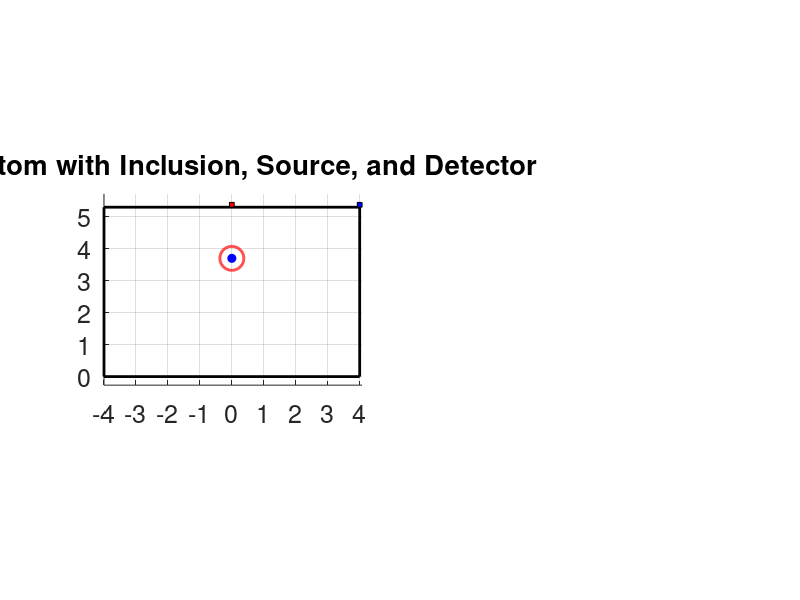

Write the MATLAB code that produced this figure. (Note: this script raises an error after producing the figure.)
function [] = Photon_73_1 ()
% Repository group: 09_concentration_recovery
% Version role: analysis or follow-up variant
%
% Research note: This file is retained as a documented historical version.
% Review configuration, external data dependencies, and output paths before use.
% Impact of Tumor/Signal on DPF/PPF Series Simulations
% This Version: TiO2 experimental phantom (India ink tumor inclusion in gelatin)
% Configuration:
%   Background: SAP hydrogel + TiO2 scattering matrix
%   Inclusion: Localized absorbing tumor (India ink embedded in gelatin)
% Purpose:
%   Validation of DPF-based absorption estimation under experimentally realistic conditions.
%
%   Based on Version 68, adapted for the TiO2 experimental dataset.
%
%   New tumor depth = 1.60 cm / sds = 4 cm (previously 1.2 cm / sds = 3 cm).
% analysis data


SDS = 4; depth = 1.6;     % depth from top surface to circle center
% ================= Plot =================
clc
close all
set(0,'DefaultFigureWindowStyle','docked')

W = 8;           % rectangle width
H = 5.3;         % rectangle height
d_circle = 0.75; % circle diameter
r_circle = d_circle / 2;
x_rect = 0;
y_rect = 0;
xc = W/2;               % centered horizontally
yc = H - depth;         % circle center

figure(1), subplot(1,2,1)
hold on;
% Rectangle (phantom)
rectangle('Position', [x_rect, y_rect, W, H], ...
          'EdgeColor', 'k', 'LineWidth', 2);
% Circle (inclusion)
theta = linspace(0, 2*pi, 300);
x_circle = xc + r_circle*cos(theta);
y_circle = yc + r_circle*sin(theta);
plot(x_circle, y_circle, 'r', 'LineWidth', 2);
% Center point
plot(xc, yc, 'bo', 'MarkerFaceColor', 'b');
% ================= Source =================
xs = xc;     % directly above inclusion
ys = H;      % top surface
% draw small rectangle for source
src_size = 0.15;
rectangle('Position', [xs - src_size/2, ys, src_size, src_size], ...
          'FaceColor', 'r', 'EdgeColor', 'k');
% ================= Detector =================
xd = xs + SDS;     % to the right
yd = H;
% draw small rectangle for detector
det_size = 0.15;
rectangle('Position', [xd - det_size/2, yd, det_size, det_size], ...
          'FaceColor', 'b', 'EdgeColor', 'k');
% ================= Optional: line showing distance =================
plot([xs xd], [ys yd], '--k');
% ================= Final settings =================
title('Phantom with Inclusion, Source, and Detector');
xlim([0, max(W, xd) + 0.5]);
ylim([0, H + 1]);
axis equal tight
grid on, hold off
xlabel(''), xticks(0:10), set(gca,'xticklabel',-4:5)
ylabel(''), yticks(0:10)
set(gca,'fontsize',18)
clearvars -except SDS depth
% ============= End Plot =================

L = 100;
set_of_concentration = [nan, 0.00:0.01:0.5]; % set of concentrations
set_of_mua = nan(size(set_of_concentration)); % set of mu_a's
set_of_ODs = nan(length(set_of_concentration),L,2);
set_of_ODs_d = nan(length(set_of_concentration),L);
set_of_ODs_d_mua = nan(length(set_of_concentration),L);
clearvars L
for i_concentration = 1:length(set_of_concentration)
    the_concentration = set_of_concentration(i_concentration);
    the_color = [(i_concentration-1)./(length(set_of_concentration)-1) 0 1-(i_concentration-1)./(length(set_of_concentration)-1)];
    if isnan(the_concentration)
        set_of_mua(i_concentration) = nan;
    else
        set_of_mua(i_concentration) = max(0.0275,-0.55+67.15.*the_concentration);
    end
    the_filename = ['/home/kaiser/BackUp/Dropbox/research/2.NIRs Project/code/DB/Photon_73_concentration_',num2str(the_concentration),'.mat' ];
    [y_bind,x_bind] = get_OD (the_filename,0.17);
    G = -log(y_bind(1));
    set_of_ODs(i_concentration,1:length(x_bind),1) = x_bind;
    set_of_ODs(i_concentration,1:length(y_bind),2) = y_bind;
    set_of_ODs_d(i_concentration,1:length(y_bind)) = (-log(y_bind)-G)./x_bind;
    set_of_ODs_d_mua(i_concentration,1:length(y_bind)) = (-log(y_bind)-G)./x_bind./set_of_mua(i_concentration);

    figure(1), subplot(1,2,2), plot(x_bind,-log(y_bind),'LineStyle','-','LineWidth',2,'Color',the_color,'DisplayName',num2str(the_concentration)), hold on
    xlabel('d (cm)'), ylabel('OD (a.u.)'), set(gca,'fontsize',16)
    title('Effect of Inclusion Concentration on Optical Density'), grid off, axis tight square
    clearvars the_concentration the_color the_filename y_bind x_bind G
end
clearvars i_concentration

dims = axis;
set_of_ODs_at_SDS = nan(length(set_of_concentration),1);
for i_concentration = 1:length(set_of_concentration)
    [~,idx] = min(abs(set_of_ODs(i_concentration,:,1)-SDS));
    figure(1), subplot(1,2,2), plot([set_of_ODs(i_concentration,idx,1) set_of_ODs(i_concentration,idx,1)],[dims(3) dims(4)],'LineStyle','-.','LineWidth',2,'Color','k','HandleVisibility','off'),
    set_of_ODs_at_SDS(i_concentration) = set_of_ODs(i_concentration,idx,2);
    clearvars idx
end
figure(2), plot(set_of_concentration,-log(set_of_ODs_at_SDS),'LineStyle','-','LineWidth',2,'Color','k'),
xlabel('concentration (%v/v)'), ylabel('OD (a.u.)'), set(gca,'fontsize',16)
title(['Effect of Inclusion Concentration on Optical Density at SDS = ',num2str(SDS),' cm']), grid on
clearvars dims set_of_ODs_at_3cm i_concentration



set_of_params = nan(length(set_of_concentration),5);
for i_concentration = 2:length(set_of_concentration)
    X = squeeze(set_of_ODs(i_concentration,:,1)).';
    Y = squeeze(set_of_ODs_d_mua(i_concentration,:)).';
    idx = ~isnan(X)&~isnan(Y); X = X(idx); Y = Y(idx); clearvars idx
    the_color = [(i_concentration-1)./(length(set_of_concentration)-1) 0 1-(i_concentration-1)./(length(set_of_concentration)-1)];
    figure(3), subplot(1,2,1), plot(X,Y,'LineStyle','-','LineWidth',2,'Color',the_color,'DisplayName',num2str(set_of_concentration(i_concentration))), hold on
    invX = 1 ./ X;                                     % predictor 1
    logX_over_X = log(X) ./ X;                         % predictor 2
    T = table(Y, invX, logX_over_X, 'VariableNames', {'Y','invX','logX_over_X'});
    mdl = fitlm(T, 'Y ~ 1 + invX + logX_over_X');      % A, B, C
    clearvars T invX logX_over_X
    set_of_params(i_concentration,1) = mdl.Coefficients.Estimate(1);
    set_of_params(i_concentration,2) = mdl.Coefficients.Estimate(2);
    set_of_params(i_concentration,3) = mdl.Coefficients.Estimate(3);
    set_of_params(i_concentration,4) = mdl.Coefficients.pValue(2);
    Yhat = set_of_params(i_concentration,1) + set_of_params(i_concentration,2)./X + set_of_params(i_concentration,3).*log(X)./X;
    figure(3), subplot(1,2,1), plot(X,Yhat,'LineStyle','-.','LineWidth',2,'Color',the_color,'HandleVisibility','off'), hold on
    set_of_params(i_concentration,5) = rsquared(Yhat,Y);
    clearvars Yhat Y X mdl the_color
end
xlabel('d (cm)'), ylabel('DPF (a.u.)'), set(gca,'fontsize',16)
title('Effect of Inclusion Concentration on DPF'), grid off, axis tight square
figure(3), subplot(2,2,2)
plot(set_of_concentration,set_of_params(:,4),'LineStyle','-','LineWidth',2,'Color','k','DisplayName','')
xlabel('d (cm)'), ylabel('p-value (a.u)'), set(gca,'fontsize',16)
title({'P-value of Inverse Distance Model'},{' '}), grid on, axis tight square
figure(3), subplot(2,2,4)
plot(set_of_concentration,set_of_params(:,5),'LineStyle','-','LineWidth',2,'Color','k','DisplayName','')
xlabel('d (cm)'), ylabel('r-squared (a.u)'), set(gca,'fontsize',16)
title('R-squared of Inverse Distance Model'), grid on, axis tight square
clearvars i_concentration

[params_A,err_A] = fitPlaneModel(log(set_of_mua(2:end)), log(set_of_params(2:end,1)));
A_est = exp(params_A(1)).*((set_of_mua).^params_A(2));
[params_B,err_B] = fitPlaneModel(log(set_of_mua(2:end)), log(set_of_params(2:end,2)));
B_est = exp(params_B(1)).*((set_of_mua).^params_B(2));
[params_C,err_C] = fitPlaneModel(log(set_of_mua(2:end)), log(set_of_params(2:end,3)));
C_est = exp(params_C(1)).*((set_of_mua).^params_C(2));

figure(4), subplot(1,3,1)
plot(set_of_mua,set_of_params(:,1),'b','LineWidth',2,'LineStyle','-', 'DisplayName','A'), hold on
plot(set_of_mua,A_est,             'b','LineWidth',2,'LineStyle','-.','DisplayName',['estim. A, r^2 ~ ',num2str(err_A)]), hold on
plot(set_of_mua,set_of_params(:,2),'r','LineWidth',2,'LineStyle','-', 'DisplayName','B'), hold on
plot(set_of_mua,B_est,             'r','LineWidth',2,'LineStyle','-.','DisplayName',['estim. B, r^2 ~ ',num2str(err_B)]), hold on
plot(set_of_mua,set_of_params(:,3),'g','LineWidth',2,'LineStyle','-', 'DisplayName','C'), hold on
plot(set_of_mua,C_est,             'g','LineWidth',2,'LineStyle','-.','DisplayName',['estim. C, r^2 ~ ',num2str(err_C)]), hold on
xlabel('\mu_a (cm^{-1})');
ylabel('Inverse-distance parameters'); set(gca,'YScale','log')
set(gca,'FontSize',16);
title('evolution of inv. dist. parameters');
grid on; axis square; legend('show','Location','northeast')
disp(num2str(['C_A = ',num2str(exp(params_A(1)),'%.2f'),', p_A = ',num2str(params_A(2),'%.2f'),', @ r2 =  ',num2str(err_A)])), clearvars err params
disp(num2str(['C_B = ',num2str(exp(params_B(1)),'%.2f'),', p_B = ',num2str(params_B(2),'%.2f'),', @ r2 =  ',num2str(err_B)])), clearvars err params
disp(num2str(['C_C = ',num2str(exp(params_C(1)),'%.2f'),', p_C = ',num2str(params_C(2),'%.2f'),', @ r2 =  ',num2str(err_C)])), clearvars err params
clearvars A_est B_est C_est
clearvars err_A err_B err_C

figure(4), subplot(1,3,2)
for i_concentration = 2:length(set_of_concentration)
    the_color = [(i_concentration-1)./(length(set_of_concentration)-1) 0 1-(i_concentration-1)./(length(set_of_concentration)-1)];
    d  = squeeze(set_of_ODs(i_concentration,:,1));
    OD = -log(squeeze(set_of_ODs(i_concentration,:,2)));
    G = OD(1);
    the_dpf = set_of_ODs_d_mua(i_concentration,:);
    plot(d,(OD-G)./the_dpf./d,'LineStyle','-','LineWidth',1,'Color',the_color,'DisplayName',num2str(set_of_concentration(i_concentration))), hold on
    plot(d,set_of_mua(i_concentration).*ones(size(d)),'LineStyle','-.','LineWidth',2,'Color',the_color,'HandleVisibility','off'), hold on
    xlabel('d (cm)'), ylabel('\mu_a (cm^{-1})'), set(gca,'fontsize',16)
    title('Estimation of \mu_a using true model (assisted)'), grid off, axis tight square
    clearvars the_color the_dpf d OD G
end
clearvars i_concentration

figure(4), subplot(1,3,3)
for i_concentration = 2:length(set_of_concentration)
    the_color = [(i_concentration-1)./(length(set_of_concentration)-1) 0 1-(i_concentration-1)./(length(set_of_concentration)-1)];
    d  = squeeze(set_of_ODs(i_concentration,:,1));
    OD = -log(squeeze(set_of_ODs(i_concentration,:,2)));
    G = OD(1);
    A_est = exp(params_A(1)).*(set_of_mua(i_concentration)).^params_A(2);
    B_est = exp(params_B(1)).*(set_of_mua(i_concentration)).^params_B(2);
    C_est = exp(params_C(1)).*(set_of_mua(i_concentration)).^params_C(2);
    the_dpf = A_est + B_est./d + C_est.*log(d)./d;
    plot(d,(OD-G)./the_dpf./d,'LineStyle','-','LineWidth',2,'Color',the_color,'DisplayName',num2str(set_of_concentration(i_concentration))), hold on
    plot(d,set_of_mua(i_concentration).*ones(size(d)),'LineStyle','-.','LineWidth',1,'Color',the_color,'HandleVisibility','off'), hold on
    xlabel('d (cm)'), ylabel('\mu_a (cm^{-1})'), set(gca,'fontsize',16)
    title('Estimation of \mu_a using inv. dist. (assisted)'), grid off, axis tight square
    clearvars the_color A_est B_est C_est d OD G
end
clearvars i_concentration

% Estimate mu_a when the true absorption coefficient is unknown
set_of_estimated_c_using_true_non_assisted = nan(length(set_of_concentration),1);
set_of_estimated_c_using_invd_non_assisted = nan(length(set_of_concentration),1);
set_of_estimated_mu_using_true_non_assisted = nan(length(set_of_concentration),1);
set_of_estimated_mu_using_invd_non_assisted = nan(length(set_of_concentration),1);
for i_c = 1:length(set_of_concentration)
    [~,idx_dist] = min(abs(squeeze(set_of_ODs(i_c,:,1))-SDS)); % disp(['SDS = ',num2str(SDS),' ~ ',num2str(squeeze(set_of_ODs(i_c,idx_dist,1))),' = SDS'])
    OD = -log(squeeze(set_of_ODs(:,:,2)));
    G = OD(:,1);
    OD = OD - G;
    true_mu_estim_mu = abs( (OD(i_c,idx_dist)./set_of_ODs_d_mua(:,idx_dist)./squeeze(set_of_ODs(:,idx_dist,1))) - set_of_mua.' );
    % true_mu_estim_mu = abs( (OD(i_c,idx_dist)./set_of_ODs_d_mua(:,idx_dist)./squeeze(set_of_ODs(:,idx_dist,1)))./set_of_mua.' - 1 );
    [~,idx] = min(true_mu_estim_mu);
    set_of_estimated_mu_using_true_non_assisted(i_c) = set_of_mua(idx);
    set_of_estimated_c_using_true_non_assisted(i_c) = set_of_concentration(idx);
    clearvars true_mu_estim_mu idx
    A_est = exp(params_A(1)).*(set_of_mua.').^params_A(2);
    B_est = exp(params_B(1)).*(set_of_mua.').^params_B(2);
    C_est = exp(params_C(1)).*(set_of_mua.').^params_C(2);
    the_dpf = A_est + B_est./squeeze(set_of_ODs(:,idx_dist,1)) + C_est.*log(squeeze(set_of_ODs(:,idx_dist,1)))./squeeze(set_of_ODs(:,idx_dist,1));
    true_mu_estim_mu = abs( (OD(i_c,idx_dist)./the_dpf./squeeze(set_of_ODs(:,idx_dist,1))) - set_of_mua.' );
    % plot(true_mu_estim_mu), hold on
    % true_mu_estim_mu = abs( (OD(i_c,idx_dist)./the_dpf./squeeze(set_of_ODs(:,idx_dist,1)))./set_of_mua.' - 1 );
    % plot(true_mu_estim_mu), hold off
    [~,idx] = min(true_mu_estim_mu);
    set_of_estimated_mu_using_invd_non_assisted(i_c) = set_of_mua(idx);
    set_of_estimated_c_using_invd_non_assisted(i_c) = set_of_concentration(idx);
    clearvars true_mu_estim_mu idx
    clearvars idx_dist OD G the_dpf A_est B_est C_est
end
clearvars i_c

figure(5), subplot(1, 2, 1)
plot(set_of_mua,set_of_estimated_mu_using_true_non_assisted,'LineStyle','none','Marker','o','MarkerEdgeColor','k','MarkerFaceColor','r','MarkerSize',16,'DisplayName','data','Color','r'), hold on
plot([0 34],[0 34],'k--','DisplayName','1-to-1'), hold off
xlabel('true \mu_a (cm^{-1})'), ylabel('estimated \mu_a (cm^{-1})'), set(gca,'fontsize',16), hold off
title('true vs. estimated \mu_a non-assist. true DPF'), grid on, axis square
axis([0 34 0 34])
legend('show','Location','best')
figure(5), subplot(1, 2, 2)
plot(set_of_mua,set_of_estimated_mu_using_invd_non_assisted,'LineStyle','none','Marker','o','MarkerEdgeColor','k','MarkerFaceColor','r','MarkerSize',16,'DisplayName','data','Color','r'), hold on
plot([0 34],[0 34],'k--','DisplayName','1-to-1'), hold off
xlabel('true \mu_a (cm^{-1})'), ylabel('estimated \mu_a (cm^{-1})'), set(gca,'fontsize',16), hold off
title('true vs. estimated \mu_a non-assist. inv. dist. DPF'), grid on, axis square
axis([0 34 0 34])
legend('show','Location','best')

figure(6), subplot(1, 2, 1)
plot(set_of_concentration,set_of_estimated_c_using_true_non_assisted,'LineStyle','none','Marker','o','MarkerEdgeColor','k','MarkerFaceColor','r','MarkerSize',16,'DisplayName','data','Color','r'), hold on
plot([0 0.5],[0 0.5],'k--','DisplayName','1-to-1'), hold off
xlabel('true concentration (% v/v)'), ylabel('estimated concentration (% v/v)'), set(gca,'fontsize',16), hold off
title('true vs. estimated concentration non-assist. true DPF'), grid on, axis square
axis([0 0.5 0 0.5])
legend('show','Location','best')
figure(6), subplot(1, 2, 2)
plot(set_of_concentration,set_of_estimated_c_using_invd_non_assisted,'LineStyle','none','Marker','o','MarkerEdgeColor','k','MarkerFaceColor','r','MarkerSize',16,'DisplayName','data','Color','r'), hold on
plot([0 0.5],[0 0.5],'k--','DisplayName','1-to-1'), hold off
xlabel('true concentration (% v/v)'), ylabel('estimated concentration (% v/v)'), set(gca,'fontsize',16), hold off
title('true vs. estimated concentration non-assist. inv. dist. DPF'), grid on, axis square
axis([0 0.5 0 0.5])
legend('show','Location','best')
end

function [y_bind,x_bind] = get_OD (the_filename,dlta_d)
Lx = 19.1; Ly = 19.1; Lz = 6.0;  % The size of the computational domain (in cm) to prevent reflections from the boundaries.
t_db = load(the_filename); clearvars the_filename

% % removing noisy points
% u = round(-log(t_db.w)./t_db.s,4); u_unique = unique(u); freq = nan(size(u_unique));
% for i_f = 1:length(u_unique), freq(i_f) = sum(u==u_unique(i_f)); end
% [~,i_fx] = max(freq);
% t_db.x_in = t_db.x_in(u==u_unique(i_fx));
% t_db.y_in = t_db.y_in(u==u_unique(i_fx));
% t_db.z_in = t_db.z_in(u==u_unique(i_fx));
% t_db.x_ot = t_db.x_ot(u==u_unique(i_fx));
% t_db.y_ot = t_db.y_ot(u==u_unique(i_fx));
% t_db.z_ot = t_db.z_ot(u==u_unique(i_fx));
% t_db.s = t_db.s(u==u_unique(i_fx));
% t_db.w = t_db.w(u==u_unique(i_fx));
% disp(num2str([length(u) sum(u==u_unique(i_fx)) sum(u==u_unique(i_fx))/length(u)*100]))
% t_db.no_of_photons = t_db.no_of_photons-sum(u~=u_unique(i_fx));
% clearvars u u_unique freq i_f i_fx

% 1-D sorting
d_diff_edges = 0:dlta_d:sqrt((Lx/2).^2+(Ly/2).^2);
idx = t_db.z_ot<=0;
[~,~,index_in] = histcounts(sqrt( ...
    (t_db.x_in(idx)-t_db.x_ot(idx)).^2 + ...
    (t_db.y_in(idx)-t_db.y_ot(idx)).^2 + ...
    (t_db.z_in(idx)-t_db.z_ot(idx)).^2),d_diff_edges); % d_diffuse bins
clearvars d_diff_edges Lx Ly Lz

% I vs. d
fun_x = @mean; fun_y = @sum;
x_temp = sqrt( ...
    (t_db.x_in(idx)-t_db.x_ot(idx)).^2 + ...
    (t_db.y_in(idx)-t_db.y_ot(idx)).^2 + ...
    (t_db.z_in(idx)-t_db.z_ot(idx)).^2);
y_temp = t_db.w(idx);
x_bind = accumarray(index_in,x_temp,[],fun_x,nan);
y_bind = accumarray(index_in,y_temp,[],fun_y,nan);
y_bind = ...
    (            y_bind./(2.*pi.*dlta_d.*x_bind)) ./ ...
    (t_db.no_of_photons./(   pi.*dlta_d.*dlta_d));
end
function [params,err] = fitPlaneModel(X, Z)
% Fits Z = C + a*X to gridded data
A = [ones(numel(X), 1), X(:)];  % Design matrix: [1 X]
b = Z(:);                         % Observed values
% Solve for [C; a; b]
params = A \ b;
err = rsquared(b,A*params);
end
function [r2] = rsquared(y,yhat)
y    = y(:);
yhat = yhat(:);
idx = ~isnan(y)&~isnan(yhat)&~isinf(y)&~isinf(yhat);
y    = y(idx);
yhat = yhat(idx);
SS_res = sum((y - yhat).^2);    % Residual sum of squares
SS_tot = sum((y - mean(y)).^2); % Total sum of squares
r2 = 1 - (SS_res/SS_tot);
end
